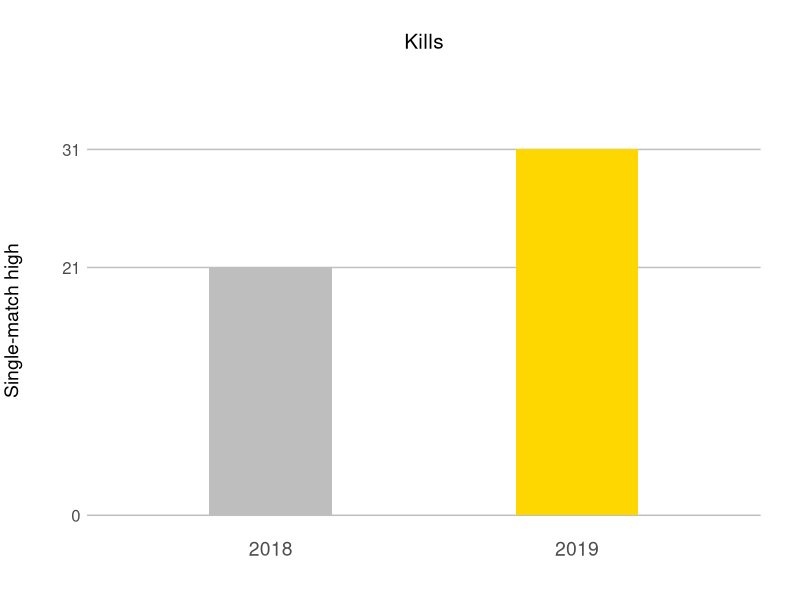
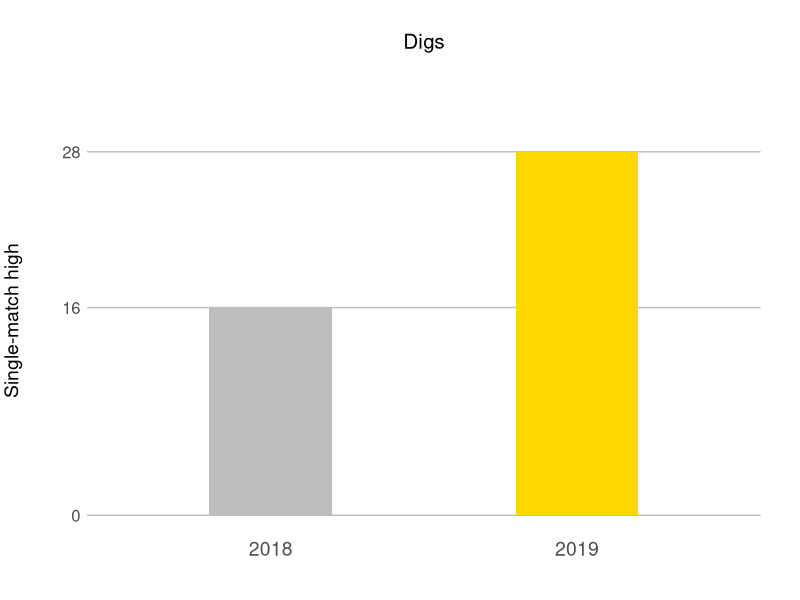
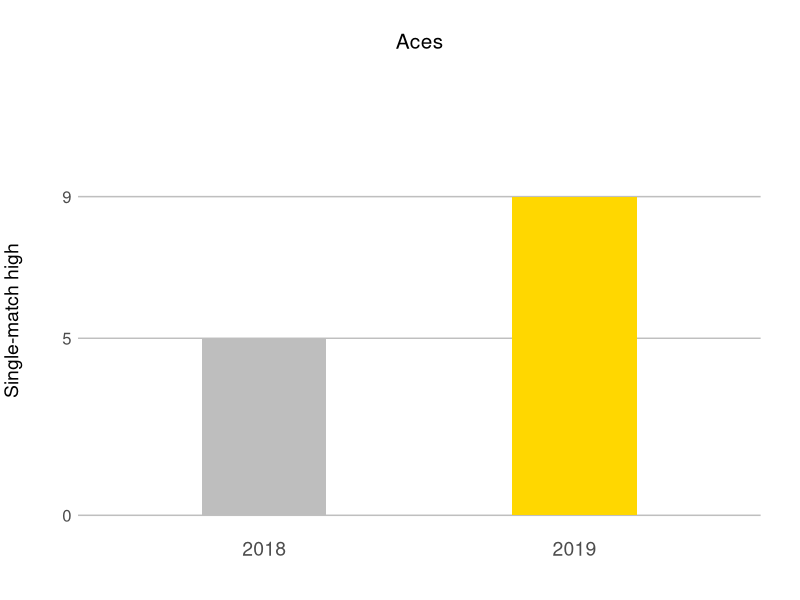

The R source for these figures, in order:
library(ggplot2)
library(scales)

Serra_stats_2018 <- read.csv("Andrea_Serra_stats_2018.csv")
Serra_stats_2019 <- read.csv("Andrea_Serra_stats_2019.csv")

year <- as.factor(c(2018, 2019))
max_kills <- c(max(Serra_stats_2018$K), max(Serra_stats_2019$K))
max_digs <- c(max(Serra_stats_2018$D), max(Serra_stats_2019$D))
max_aces <- c(max(Serra_stats_2018$SA), max(Serra_stats_2019$SA))

serra_df <- data.frame(year, max_kills, max_digs, max_aces)

theme_plot <- function(...) {
  # theme_minimal() +
  theme( 
    axis.title.x = element_blank(),
    # axis.title.y = element_blank(),
    axis.title.y = element_text(vjust=8, size = 14),
    axis.ticks = element_blank(),
    axis.text.x = element_text(size = 14),
    axis.text.y = element_text(size = 12), 
    panel.grid.major.x = element_blank(),
    # panel.grid.major.y = element_blank(),
    panel.grid.major.y = element_line(colour = "gray75"),
    panel.grid.minor = element_blank(), 
    # text = element_text(size=16), 
    plot.title = element_text(hjust = 0.5, vjust = 10, size = 15), 
    # plot.subtitle = element_text(hjust = -0.12, vjust = 10, , color = "orange"),
    plot.margin = unit(c(2,1,1,1), "cm"),
    panel.background = element_rect(fill = 'white', color = "white"),
    # plot.background = element_rect(fill = 'gray95'),
    panel.border = element_blank(),
    legend.position = "none"
  )
}

colorPalette <- c("gray", "gold")
p_kills <- ggplot(serra_df) + geom_bar(aes(x=year, y = max_kills, fill = year), stat = "identity", width=0.4) +
     scale_y_continuous(breaks = c(0, 21, 31), limits = c(0, 33)) +
     # geom_text(aes(label = max_kills, x=year, y = max_kills), position = position_dodge(width = 0.75), vjust = -0.6, size = 4) + 
     scale_fill_manual(values=colorPalette) +
     theme_plot() + 
     ggtitle(label = "Kills") + 
     ylab("Single-match high")
print(p_kills)

p_digs <- ggplot(serra_df) + geom_bar(aes(x=year, y = max_digs, fill = year), stat = "identity", width=0.4) +
     scale_y_continuous(breaks = c(0, 16, 28), limits = c(0, 30)) +
     scale_fill_manual(values=colorPalette) +
     theme_plot() + 
     ggtitle(label = "Digs") + 
     ylab("Single-match high")
print(p_digs)

p_aces <- ggplot(serra_df) + geom_bar(aes(x=year, y = max_aces, fill = year), stat = "identity", width=0.4) +
     scale_y_continuous(breaks = c(0, 5, 9), limits = c(0, 11)) +
     scale_fill_manual(values=colorPalette) +
     theme_plot() + 
     ggtitle(label = "Aces") + 
     ylab("Single-match high")
print(p_aces)

